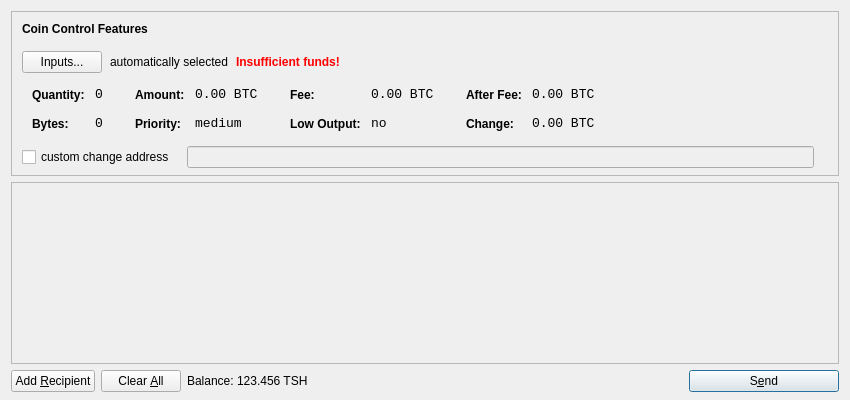
<?xml version="1.0" encoding="UTF-8"?>
<ui version="4.0">
 <class>SendCoinsDialog</class>
 <widget class="QDialog" name="SendCoinsDialog">
  <property name="geometry">
   <rect>
    <x>0</x>
    <y>0</y>
    <width>850</width>
    <height>400</height>
   </rect>
  </property>
  <property name="windowTitle">
   <string>Send Coins</string>
  </property>
  <layout class="QVBoxLayout" name="verticalLayout" stretch="0,1,0">
   <property name="bottomMargin">
    <number>8</number>
   </property>
   <item>
    <widget class="QFrame" name="frameCoinControl">
     <property name="sizePolicy">
      <sizepolicy hsizetype="Expanding" vsizetype="Expanding">
       <horstretch>0</horstretch>
       <verstretch>0</verstretch>
      </sizepolicy>
     </property>
     <property name="maximumSize">
      <size>
       <width>16777215</width>
       <height>16777215</height>
      </size>
     </property>
     <property name="frameShape">
      <enum>QFrame::StyledPanel</enum>
     </property>
     <property name="frameShadow">
      <enum>QFrame::Sunken</enum>
     </property>
     <layout class="QVBoxLayout" name="verticalLayoutCoinControl2">
      <property name="spacing">
       <number>-1</number>
      </property>
      <property name="leftMargin">
       <number>0</number>
      </property>
      <property name="topMargin">
       <number>0</number>
      </property>
      <property name="rightMargin">
       <number>0</number>
      </property>
      <property name="bottomMargin">
       <number>6</number>
      </property>
      <item>
       <layout class="QVBoxLayout" name="verticalLayoutCoinControl" stretch="0,0,0,0,1">
        <property name="spacing">
         <number>0</number>
        </property>
        <property name="leftMargin">
         <number>10</number>
        </property>
        <property name="topMargin">
         <number>10</number>
        </property>
        <item>
         <layout class="QHBoxLayout" name="horizontalLayoutCoinControl1">
          <property name="bottomMargin">
           <number>15</number>
          </property>
          <item>
           <widget class="QLabel" name="labelCoinControlFeatures">
            <property name="sizePolicy">
             <sizepolicy hsizetype="Preferred" vsizetype="Maximum">
              <horstretch>0</horstretch>
              <verstretch>0</verstretch>
             </sizepolicy>
            </property>
            <property name="font">
             <font>
              <weight>75</weight>
              <bold>true</bold>
             </font>
            </property>
            <property name="styleSheet">
             <string notr="true">font-weight:bold;</string>
            </property>
            <property name="text">
             <string>Coin Control Features</string>
            </property>
           </widget>
          </item>
         </layout>
        </item>
        <item>
         <layout class="QHBoxLayout" name="horizontalLayoutCoinControl2" stretch="0,0,0,0">
          <property name="spacing">
           <number>8</number>
          </property>
          <property name="bottomMargin">
           <number>10</number>
          </property>
          <item>
           <widget class="QPushButton" name="pushButtonCoinControl">
            <property name="styleSheet">
             <string notr="true"/>
            </property>
            <property name="text">
             <string>Inputs...</string>
            </property>
           </widget>
          </item>
          <item>
           <widget class="QLabel" name="labelCoinControlAutomaticallySelected">
            <property name="text">
             <string>automatically selected</string>
            </property>
            <property name="margin">
             <number>5</number>
            </property>
           </widget>
          </item>
          <item>
           <widget class="QLabel" name="labelCoinControlInsuffFunds">
            <property name="font">
             <font>
              <weight>75</weight>
              <bold>true</bold>
             </font>
            </property>
            <property name="styleSheet">
             <string notr="true">color:red;font-weight:bold;</string>
            </property>
            <property name="text">
             <string>Insufficient funds!</string>
            </property>
            <property name="margin">
             <number>5</number>
            </property>
           </widget>
          </item>
          <item>
           <spacer name="horizontalSpacerCoinControl">
            <property name="orientation">
             <enum>Qt::Horizontal</enum>
            </property>
            <property name="sizeHint" stdset="0">
             <size>
              <width>40</width>
              <height>1</height>
             </size>
            </property>
           </spacer>
          </item>
         </layout>
        </item>
        <item>
         <widget class="QWidget" name="widgetCoinControl" native="true">
          <property name="sizePolicy">
           <sizepolicy hsizetype="Preferred" vsizetype="Preferred">
            <horstretch>0</horstretch>
            <verstretch>0</verstretch>
           </sizepolicy>
          </property>
          <property name="minimumSize">
           <size>
            <width>0</width>
            <height>0</height>
           </size>
          </property>
          <property name="styleSheet">
           <string notr="true"/>
          </property>
          <layout class="QHBoxLayout" name="horizontalLayoutCoinControl5">
           <property name="margin">
            <number>0</number>
           </property>
           <item>
            <layout class="QHBoxLayout" name="horizontalLayoutCoinControl3" stretch="0,0,0,1">
             <property name="spacing">
              <number>20</number>
             </property>
             <property name="topMargin">
              <number>0</number>
             </property>
             <property name="bottomMargin">
              <number>10</number>
             </property>
             <item>
              <layout class="QFormLayout" name="formLayoutCoinControl1">
               <property name="horizontalSpacing">
                <number>10</number>
               </property>
               <property name="verticalSpacing">
                <number>14</number>
               </property>
               <property name="leftMargin">
                <number>10</number>
               </property>
               <property name="topMargin">
                <number>4</number>
               </property>
               <property name="rightMargin">
                <number>6</number>
               </property>
               <item row="0" column="0">
                <widget class="QLabel" name="labelCoinControlQuantityText">
                 <property name="styleSheet">
                  <string notr="true">font-weight:bold;</string>
                 </property>
                 <property name="text">
                  <string>Quantity:</string>
                 </property>
                 <property name="margin">
                  <number>0</number>
                 </property>
                </widget>
               </item>
               <item row="0" column="1">
                <widget class="QLabel" name="labelCoinControlQuantity">
                 <property name="font">
                  <font>
                   <family>Monospace</family>
                   <pointsize>10</pointsize>
                  </font>
                 </property>
                 <property name="cursor">
                  <cursorShape>IBeamCursor</cursorShape>
                 </property>
                 <property name="contextMenuPolicy">
                  <enum>Qt::ActionsContextMenu</enum>
                 </property>
                 <property name="text">
                  <string notr="true">0</string>
                 </property>
                 <property name="margin">
                  <number>0</number>
                 </property>
                 <property name="textInteractionFlags">
                  <set>Qt::LinksAccessibleByMouse|Qt::TextSelectableByKeyboard|Qt::TextSelectableByMouse</set>
                 </property>
                </widget>
               </item>
               <item row="1" column="0">
                <widget class="QLabel" name="labelCoinControlBytesText">
                 <property name="styleSheet">
                  <string notr="true">font-weight:bold;</string>
                 </property>
                 <property name="text">
                  <string>Bytes:</string>
                 </property>
                </widget>
               </item>
               <item row="1" column="1">
                <widget class="QLabel" name="labelCoinControlBytes">
                 <property name="font">
                  <font>
                   <family>Monospace</family>
                   <pointsize>10</pointsize>
                  </font>
                 </property>
                 <property name="cursor">
                  <cursorShape>IBeamCursor</cursorShape>
                 </property>
                 <property name="contextMenuPolicy">
                  <enum>Qt::ActionsContextMenu</enum>
                 </property>
                 <property name="text">
                  <string notr="true">0</string>
                 </property>
                 <property name="textInteractionFlags">
                  <set>Qt::LinksAccessibleByMouse|Qt::TextSelectableByKeyboard|Qt::TextSelectableByMouse</set>
                 </property>
                </widget>
               </item>
              </layout>
             </item>
             <item>
              <layout class="QFormLayout" name="formLayoutCoinControl2">
               <property name="horizontalSpacing">
                <number>10</number>
               </property>
               <property name="verticalSpacing">
                <number>14</number>
               </property>
               <property name="leftMargin">
                <number>6</number>
               </property>
               <property name="topMargin">
                <number>4</number>
               </property>
               <property name="rightMargin">
                <number>6</number>
               </property>
               <item row="0" column="0">
                <widget class="QLabel" name="labelCoinControlAmountText">
                 <property name="styleSheet">
                  <string notr="true">font-weight:bold;</string>
                 </property>
                 <property name="text">
                  <string>Amount:</string>
                 </property>
                 <property name="margin">
                  <number>0</number>
                 </property>
                </widget>
               </item>
               <item row="0" column="1">
                <widget class="QLabel" name="labelCoinControlAmount">
                 <property name="font">
                  <font>
                   <family>Monospace</family>
                   <pointsize>10</pointsize>
                  </font>
                 </property>
                 <property name="cursor">
                  <cursorShape>IBeamCursor</cursorShape>
                 </property>
                 <property name="contextMenuPolicy">
                  <enum>Qt::ActionsContextMenu</enum>
                 </property>
                 <property name="text">
                  <string notr="true">0.00 BTC</string>
                 </property>
                 <property name="textInteractionFlags">
                  <set>Qt::LinksAccessibleByMouse|Qt::TextSelectableByKeyboard|Qt::TextSelectableByMouse</set>
                 </property>
                </widget>
               </item>
               <item row="1" column="0">
                <widget class="QLabel" name="labelCoinControlPriorityText">
                 <property name="styleSheet">
                  <string notr="true">font-weight:bold;</string>
                 </property>
                 <property name="text">
                  <string>Priority:</string>
                 </property>
                </widget>
               </item>
               <item row="1" column="1">
                <widget class="QLabel" name="labelCoinControlPriority">
                 <property name="font">
                  <font>
                   <family>Monospace</family>
                   <pointsize>10</pointsize>
                  </font>
                 </property>
                 <property name="cursor">
                  <cursorShape>IBeamCursor</cursorShape>
                 </property>
                 <property name="contextMenuPolicy">
                  <enum>Qt::ActionsContextMenu</enum>
                 </property>
                 <property name="text">
                  <string>medium</string>
                 </property>
                 <property name="textInteractionFlags">
                  <set>Qt::LinksAccessibleByMouse|Qt::TextSelectableByKeyboard|Qt::TextSelectableByMouse</set>
                 </property>
                </widget>
               </item>
              </layout>
             </item>
             <item>
              <layout class="QFormLayout" name="formLayoutCoinControl3">
               <property name="horizontalSpacing">
                <number>10</number>
               </property>
               <property name="verticalSpacing">
                <number>14</number>
               </property>
               <property name="leftMargin">
                <number>6</number>
               </property>
               <property name="topMargin">
                <number>4</number>
               </property>
               <property name="rightMargin">
                <number>6</number>
               </property>
               <item row="0" column="0">
                <widget class="QLabel" name="labelCoinControlFeeText">
                 <property name="styleSheet">
                  <string notr="true">font-weight:bold;</string>
                 </property>
                 <property name="text">
                  <string>Fee:</string>
                 </property>
                 <property name="margin">
                  <number>0</number>
                 </property>
                </widget>
               </item>
               <item row="0" column="1">
                <widget class="QLabel" name="labelCoinControlFee">
                 <property name="font">
                  <font>
                   <family>Monospace</family>
                   <pointsize>10</pointsize>
                  </font>
                 </property>
                 <property name="cursor">
                  <cursorShape>IBeamCursor</cursorShape>
                 </property>
                 <property name="contextMenuPolicy">
                  <enum>Qt::ActionsContextMenu</enum>
                 </property>
                 <property name="text">
                  <string notr="true">0.00 BTC</string>
                 </property>
                 <property name="textInteractionFlags">
                  <set>Qt::LinksAccessibleByMouse|Qt::TextSelectableByKeyboard|Qt::TextSelectableByMouse</set>
                 </property>
                </widget>
               </item>
               <item row="1" column="0">
                <widget class="QLabel" name="labelCoinControlLowOutputText">
                 <property name="styleSheet">
                  <string notr="true">font-weight:bold;</string>
                 </property>
                 <property name="text">
                  <string>Low Output:</string>
                 </property>
                </widget>
               </item>
               <item row="1" column="1">
                <widget class="QLabel" name="labelCoinControlLowOutput">
                 <property name="font">
                  <font>
                   <family>Monospace</family>
                   <pointsize>10</pointsize>
                  </font>
                 </property>
                 <property name="cursor">
                  <cursorShape>IBeamCursor</cursorShape>
                 </property>
                 <property name="contextMenuPolicy">
                  <enum>Qt::ActionsContextMenu</enum>
                 </property>
                 <property name="text">
                  <string>no</string>
                 </property>
                 <property name="textInteractionFlags">
                  <set>Qt::LinksAccessibleByMouse|Qt::TextSelectableByKeyboard|Qt::TextSelectableByMouse</set>
                 </property>
                </widget>
               </item>
              </layout>
             </item>
             <item>
              <layout class="QFormLayout" name="formLayoutCoinControl4">
               <property name="horizontalSpacing">
                <number>10</number>
               </property>
               <property name="verticalSpacing">
                <number>14</number>
               </property>
               <property name="leftMargin">
                <number>6</number>
               </property>
               <property name="topMargin">
                <number>4</number>
               </property>
               <property name="rightMargin">
                <number>6</number>
               </property>
               <item row="0" column="0">
                <widget class="QLabel" name="labelCoinControlAfterFeeText">
                 <property name="styleSheet">
                  <string notr="true">font-weight:bold;</string>
                 </property>
                 <property name="text">
                  <string>After Fee:</string>
                 </property>
                 <property name="margin">
                  <number>0</number>
                 </property>
                </widget>
               </item>
               <item row="0" column="1">
                <widget class="QLabel" name="labelCoinControlAfterFee">
                 <property name="font">
                  <font>
                   <family>Monospace</family>
                   <pointsize>10</pointsize>
                  </font>
                 </property>
                 <property name="cursor">
                  <cursorShape>IBeamCursor</cursorShape>
                 </property>
                 <property name="contextMenuPolicy">
                  <enum>Qt::ActionsContextMenu</enum>
                 </property>
                 <property name="text">
                  <string notr="true">0.00 BTC</string>
                 </property>
                 <property name="textInteractionFlags">
                  <set>Qt::LinksAccessibleByMouse|Qt::TextSelectableByKeyboard|Qt::TextSelectableByMouse</set>
                 </property>
                </widget>
               </item>
               <item row="1" column="0">
                <widget class="QLabel" name="labelCoinControlChangeText">
                 <property name="styleSheet">
                  <string notr="true">font-weight:bold;</string>
                 </property>
                 <property name="text">
                  <string>Change:</string>
                 </property>
                </widget>
               </item>
               <item row="1" column="1">
                <widget class="QLabel" name="labelCoinControlChange">
                 <property name="font">
                  <font>
                   <family>Monospace</family>
                   <pointsize>10</pointsize>
                  </font>
                 </property>
                 <property name="cursor">
                  <cursorShape>IBeamCursor</cursorShape>
                 </property>
                 <property name="contextMenuPolicy">
                  <enum>Qt::ActionsContextMenu</enum>
                 </property>
                 <property name="text">
                  <string notr="true">0.00 BTC</string>
                 </property>
                 <property name="textInteractionFlags">
                  <set>Qt::LinksAccessibleByMouse|Qt::TextSelectableByKeyboard|Qt::TextSelectableByMouse</set>
                 </property>
                </widget>
               </item>
              </layout>
             </item>
            </layout>
           </item>
          </layout>
         </widget>
        </item>
        <item>
         <layout class="QHBoxLayout" name="horizontalLayoutCoinControl4" stretch="0,0,0">
          <property name="spacing">
           <number>12</number>
          </property>
          <property name="sizeConstraint">
           <enum>QLayout::SetDefaultConstraint</enum>
          </property>
          <property name="topMargin">
           <number>5</number>
          </property>
          <property name="rightMargin">
           <number>5</number>
          </property>
          <item>
           <widget class="QCheckBox" name="checkBoxCoinControlChange">
            <property name="text">
             <string>custom change address</string>
            </property>
           </widget>
          </item>
          <item>
           <widget class="QLineEdit" name="lineEditCoinControlChange">
            <property name="enabled">
             <bool>false</bool>
            </property>
            <property name="sizePolicy">
             <sizepolicy hsizetype="Expanding" vsizetype="Fixed">
              <horstretch>0</horstretch>
              <verstretch>0</verstretch>
             </sizepolicy>
            </property>
           </widget>
          </item>
          <item>
           <widget class="QLabel" name="labelCoinControlChangeLabel">
            <property name="sizePolicy">
             <sizepolicy hsizetype="Preferred" vsizetype="Expanding">
              <horstretch>0</horstretch>
              <verstretch>0</verstretch>
             </sizepolicy>
            </property>
            <property name="minimumSize">
             <size>
              <width>0</width>
              <height>0</height>
             </size>
            </property>
            <property name="text">
             <string/>
            </property>
            <property name="margin">
             <number>3</number>
            </property>
           </widget>
          </item>
         </layout>
        </item>
        <item>
         <spacer name="verticalSpacerCoinControl">
          <property name="orientation">
           <enum>Qt::Vertical</enum>
          </property>
          <property name="sizeHint" stdset="0">
           <size>
            <width>800</width>
            <height>1</height>
           </size>
          </property>
         </spacer>
        </item>
       </layout>
      </item>
     </layout>
    </widget>
   </item>
   <item>
    <widget class="QScrollArea" name="scrollArea">
     <property name="widgetResizable">
      <bool>true</bool>
     </property>
     <widget class="QWidget" name="scrollAreaWidgetContents">
      <property name="geometry">
       <rect>
        <x>0</x>
        <y>0</y>
        <width>830</width>
        <height>165</height>
       </rect>
      </property>
      <layout class="QVBoxLayout" name="verticalLayout_2">
       <property name="margin">
        <number>0</number>
       </property>
       <item>
        <layout class="QVBoxLayout" name="entries">
         <property name="spacing">
          <number>6</number>
         </property>
        </layout>
       </item>
       <item>
        <spacer name="verticalSpacer">
         <property name="orientation">
          <enum>Qt::Vertical</enum>
         </property>
         <property name="sizeHint" stdset="0">
          <size>
           <width>20</width>
           <height>40</height>
          </size>
         </property>
        </spacer>
       </item>
      </layout>
     </widget>
    </widget>
   </item>
   <item>
    <layout class="QHBoxLayout" name="horizontalLayout">
     <item>
      <widget class="QPushButton" name="addButton">
       <property name="toolTip">
        <string>Send to multiple recipients at once</string>
       </property>
       <property name="text">
        <string>Add &amp;Recipient</string>
       </property>
       <property name="icon">
        <iconset resource="../bitcoin.qrc">
         <normaloff>:/icons/add</normaloff>:/icons/add</iconset>
       </property>
       <property name="autoDefault">
        <bool>false</bool>
       </property>
      </widget>
     </item>
     <item>
      <widget class="QPushButton" name="clearButton">
       <property name="sizePolicy">
        <sizepolicy hsizetype="Minimum" vsizetype="Fixed">
         <horstretch>0</horstretch>
         <verstretch>0</verstretch>
        </sizepolicy>
       </property>
       <property name="toolTip">
        <string>Remove all transaction fields</string>
       </property>
       <property name="text">
        <string>Clear &amp;All</string>
       </property>
       <property name="icon">
        <iconset resource="../bitcoin.qrc">
         <normaloff>:/icons/remove</normaloff>:/icons/remove</iconset>
       </property>
       <property name="autoRepeatDelay">
        <number>300</number>
       </property>
       <property name="autoDefault">
        <bool>false</bool>
       </property>
      </widget>
     </item>
     <item>
      <layout class="QHBoxLayout" name="horizontalLayout_2">
       <property name="spacing">
        <number>3</number>
       </property>
       <item>
        <widget class="QLabel" name="label">
         <property name="text">
          <string>Balance:</string>
         </property>
        </widget>
       </item>
       <item>
        <widget class="QLabel" name="labelBalance">
         <property name="cursor">
          <cursorShape>IBeamCursor</cursorShape>
         </property>
         <property name="text">
          <string>123.456 TSH</string>
         </property>
         <property name="textInteractionFlags">
          <set>Qt::LinksAccessibleByMouse|Qt::TextSelectableByKeyboard|Qt::TextSelectableByMouse</set>
         </property>
        </widget>
       </item>
      </layout>
     </item>
     <item>
      <spacer name="horizontalSpacer">
       <property name="orientation">
        <enum>Qt::Horizontal</enum>
       </property>
       <property name="sizeHint" stdset="0">
        <size>
         <width>40</width>
         <height>20</height>
        </size>
       </property>
      </spacer>
     </item>
     <item>
      <widget class="QPushButton" name="sendButton">
       <property name="minimumSize">
        <size>
         <width>150</width>
         <height>0</height>
        </size>
       </property>
       <property name="toolTip">
        <string>Confirm the send action</string>
       </property>
       <property name="text">
        <string>S&amp;end</string>
       </property>
       <property name="icon">
        <iconset resource="../bitcoin.qrc">
         <normaloff>:/icons/send</normaloff>:/icons/send</iconset>
       </property>
       <property name="default">
        <bool>true</bool>
       </property>
      </widget>
     </item>
    </layout>
   </item>
  </layout>
 </widget>
 <resources>
  <include location="../bitcoin.qrc"/>
 </resources>
 <connections/>
</ui>
